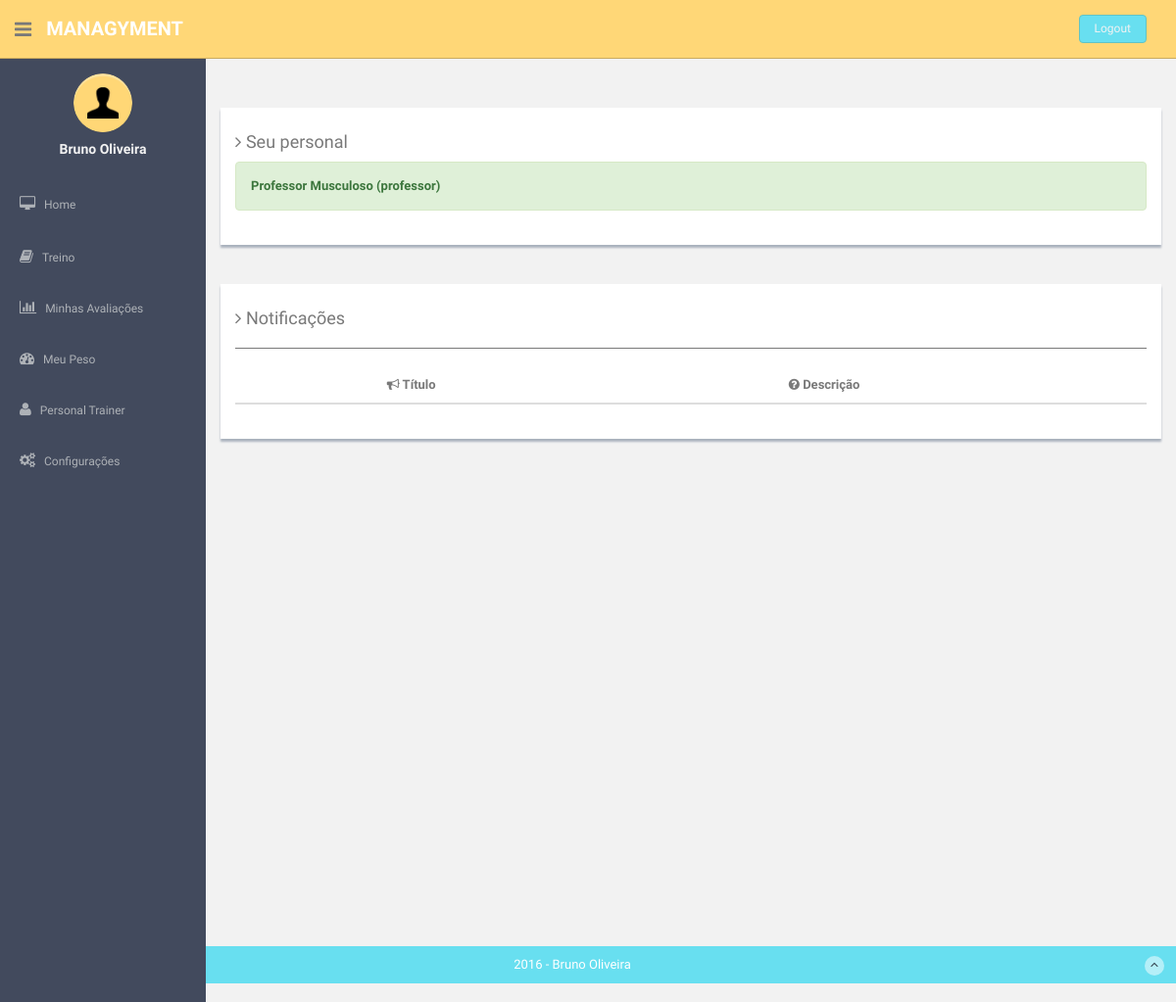
The app's page /manage_personal/ (signed in), older data.
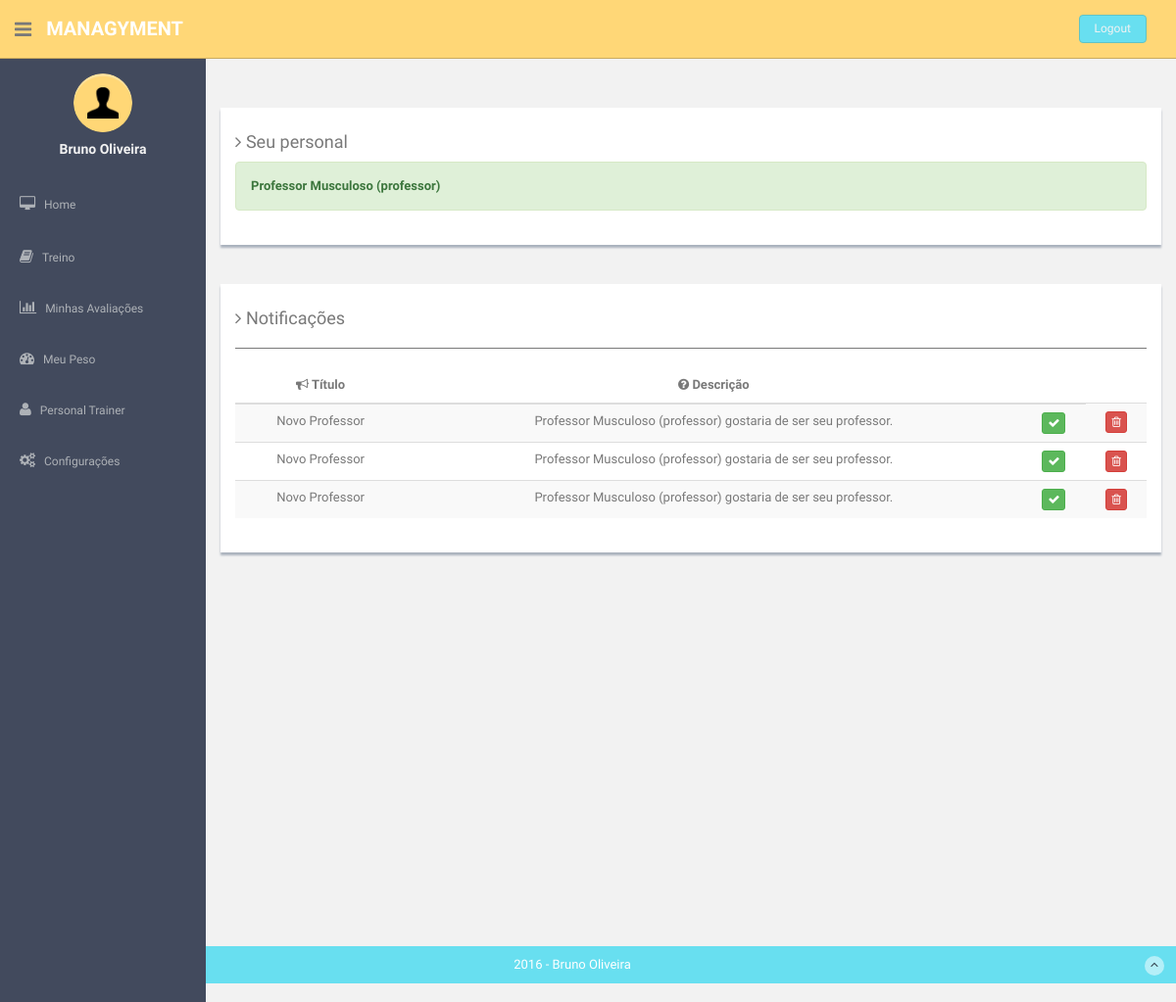
The same page, newer data.
### app/models.py (models this page shows)
class Message(models.Model):
    sbj = models.CharField(max_length=50)
    body = models.TextField(max_length = 500)
    src = models.CharField(max_length=50)

### app/views.py (the view, shortened to what this page needs)
# urls.py: url(r'^manage_personal/', views.ManagePersonal.as_view()),
class ManagePersonal(View):
    def get(self, request):
        if request.user.is_superuser:
            group = 'admin';
        else:
            try:
                group = User.objects.get(username=request.user.username).groups.all()[0].name;
            except:
                group = 'none'
        context_dict = {}
        context_dict['group'] = group
        context_dict['has_personal'] =  False
        messages = MailBox.objects.get(owner = request.user.username).messages.all()
        print messages
        context_dict['messages'] =  messages
        athlete = Athlete.objects.get(user = request.user)
        if athlete.personal is None:
            context_dict['message'] = "Você não possui um personal trainer ainda."
        else:
            context_dict['message'] = "{0} {1} ({2})".format(athlete.personal.user.first_name, athlete.personal.user.last_name, athlete.personal.user.username)
            context_dict['has_personal'] =  True
        return render(request, 'app/manage_personal.html', context_dict)
    @method_decorator(login_required)
    def dispatch(self, *args, **kwargs):
        return super(ManagePersonal, self).dispatch(*args, **kwargs)

### templates/app/manage_personal.html (shortened to what this page needs)
{% extends 'base.html' %}
{% load staticfiles %}
{% block content%}
<div class="row mt">
  <div class="col-md-12">
    <div class="showback">
      <h4><i class="fa fa-angle-right"></i> Seu personal </h4>
      {% if has_personal%}
      <div class="alert alert-success"><b>{{message}}</b></div>
      {% else %}
      <div class="alert alert-warning"><b>Desculpa</b> {{message}}</div>
      {% endif %}
    </div>
  </div>
</div>
<div class="row mt">
  <div class="col-md-12">
    <div class="showback">
      <table class="table table-striped table-advance table-hover">
        <h4><i class="fa fa-angle-right"></i> Notificações</h4>
        <hr>
        <thead>
          <tr>
            <th><i class="fa fa-bullhorn"></i> Título</th>
            <th><i class="fa fa-question-circle"></i> Descrição</th>
            <th></th>
          </tr>
        </thead>
        <tbody>
          {% for msg in messages %}
          <tr>
            <td>{{msg.sbj}}</td>
            <td>{{msg.body}}</td>
            <td>
              <form method="post" action="/manage_personal/" enctype="multipart/form-data">
                <button  name='add_personal' type='submit' value='{{msg.src}}' class="btn btn-success btn-xs"><i class="fa fa-check"></i></button>
              </form>
            </td>
            <td>
              <form method="post" action="/delete_athlete_msg/" enctype="multipart/form-data">
                <button  name='delete' type='submit' value='{{msg.id}}' class="btn btn-danger btn-xs"><i class="fa fa-trash-o "></i></button>
              </form>
            </td>
          </tr>
          {% endfor %}
        </tbody>
      </table>
</div>
</div>
</div>
</div>
{% endblock %}

### templates/base.html (shortened to what this page needs)
<!DOCTYPE html>
{% load staticfiles %}
<html lang="en">
  <head>
    <link href="{% static "css/bootstrap.css" %}" rel="stylesheet">
    <link href="{% static "font-awesome/css/font-awesome.css" %}" rel="stylesheet">
    <link href="{% static "css/zabuto_calendar.css" %}" rel="stylesheet">
    <link href="{% static "js/gritter/css/jquery.gritter.css" %}" rel="stylesheet">
    <link href="{% static "lineicons/style.css" %}" rel="stylesheet">
    <link href="{% static "css/style.css" %}" rel="stylesheet">
    <link href="{% static "css/style-responsive.css" %}" rel="stylesheet">
    <link href="{% static "css/jquery-ui.min.css" %}" rel="stylesheet">
    <link href="{% static "css/xeditable.min.css" %}" rel="stylesheet">
  </head>
  <body>
  <section id="container" >
      <header class="header black-bg">
              <div class="sidebar-toggle-box">
                  <div class="fa fa-bars tooltips" data-placement="right" data-original-title="Toggle Navigation"></div>
              </div>
            <a href="/index/" class="logo"><b>Managyment</b></a>
            {% if user.is_authenticated %}
            <div class="top-menu">
            	<ul class="nav pull-right top-menu">
                    <li><a class="logout" href="{% url 'auth_logout' %}?next=/accounts/login">Logout</a></li>
            	</ul>
            </div>
            {% endif %}
        </header>
      {% if user.is_authenticated %}
      <aside>
          <div id="sidebar"  class="nav-collapse ">
              <ul class="sidebar-menu" id="nav-accordion">
              	  <p class="centered"><a href="profile.html"><img src="{% static "img/ui-icon.png" %}" class="img-circle" width="60"></a></p>
              	  <h5 class="centered">{{ user.first_name }} {{ user.last_name }}</h5>
                  <li class="mt">
                      <a href="/index/">
                          <i class="fa fa-desktop"></i>
                          <span>Home</span>
                      </a>
                  </li>
                  {% if group == "athlete" %}
                  <li class="sub-menu">
                      <a href="/workout_plan/" >
                          <i class="fa fa-book"></i>
                          <span>Treino</span>
                      </a>
                  </li>
                  <li class="sub-menu">
                    <a href="/screenings/" >
                        <i class="fa fa-bar-chart-o"></i>
                        <span>Minhas Avaliações</span>
                    </a>
                  </li>
                  <li class="sub-menu">
                      <a href="/tracker/">
                          <i class="fa fa-tachometer"></i>
                          <span>Meu Peso</span>
                      </a>
                  </li>
                   <li class="sub-menu">
                      <a href="/manage_personal/">
                          <i class="fa fa-user"></i>
                          <span>Personal Trainer</span>
                      </a>
                  </li>
                  {% endif %}
                  {% if group != "admin" %}
                     <li class="sub-menu">
                        <a href="javascript:;" >
                            <i class="fa fa-cogs"></i>
                            <span>Configurações</span>
                        </a>
                      </li>
                  {% endif %}
              </ul>
          </div>
      </aside>
      {% endif %}
      <section id="main-content">
          <section class="wrapper site-min-height">
          	<div class="row mt">
          		<div class="col-lg-12">
          		{% block content %}
              {% endblock %}
          		</div>
		</section><! --/wrapper -->
      </section>
      <footer class="site-footer">
          <div class="text-center">
              2016 - Bruno Oliveira
              <a href="" class="go-top">
                  <i class="fa fa-angle-up"></i>
              </a>
          </div>
      </footer>
  </section>
  </body>
</html>

### static/css/style.css (style rules this page uses)
body { color: #797979; background: #f2f2f2; font-family: 'Ruda', sans-serif; padding: 0px !important; margin: 0px !important; font-size:13px; }
ul li { list-style: none; }
a, a:hover, a:focus { text-decoration: none; outline: none; }
#container { width: 100%; height: 100%; }
hr { margin-top: 20px; margin-bottom: 20px; border: 0; border-top: 1px solid #797979; }
.centered { text-align: center; }
.mt { margin-top: 25px; }
ul.top-menu > li > .logout { color: #f2f2f2; font-size: 12px; border-radius: 4px; -webkit-border-radius: 4px; border: 1px solid #64c3c2 !important; padding: 5px 15px; margin-right: 15px; background: #68dff0; margin-top: 15px; }
#sidebar { width: 210px; height: 100%; position: fixed; background: #424a5d; }
#sidebar h5 { color: #f2f2f2; font-weight: 700; }
#sidebar ul li { position: relative; }
ul.sidebar-menu , ul.sidebar-menu li ul.sub { margin: -2px 0 0; padding: 0; }
ul.sidebar-menu { margin-top: 75px; }
ul.sidebar-menu li { margin-bottom: 5px; margin-left:10px; margin-right:10px; }
ul.sidebar-menu li.sub-menu { line-height: 15px; }
ul.sidebar-menu li a span { display: inline-block; }
ul.sidebar-menu li a { color: #aeb2b7; text-decoration: none; display: block; padding: 15px 0 15px 10px; font-size: 12px; outline: none; -webkit-transition: all 0.3s ease; -moz-transition: all 0.3s ease; -o-transition: all 0.3s ease; -ms-transition: all 0.3s ease; transition: all 0.3s ease; }
ul.sidebar-menu li a i { font-size: 15px; padding-right: 6px; }
#main-content { margin-left: 210px; }
.header, .footer { min-height: 60px; padding: 0 15px; }
.header { position: fixed; left: 0; right: 0; z-index: 1002; }
.black-bg { background: #ffd777; border-bottom: 1px solid #c9aa5f; }
.wrapper { display: inline-block; margin-top: 60px; padding-left: 15px; padding-right: 15px; padding-bottom: 15px; padding-top: 0px; width: 100%; }
a.logo { font-size: 20px; color: #ffffff; float: left; margin-top: 15px; text-transform: uppercase; }
a.logo b { font-weight: 900; }
#top_menu .nav > li, ul.top-menu > li { float: left; }
ul.top-menu > li > a { color: #666666; font-size: 16px; border-radius: 4px; -webkit-border-radius: 4px; border:1px solid #666666 !important; padding: 2px 6px; margin-right: 15px; }
.sidebar-toggle-box { float: left; padding-right: 15px; margin-top: 20px; }
.sidebar-toggle-box .fa-bars { cursor: pointer; display: inline-block; font-size: 20px; }
.showback { background: #ffffff; padding: 15px; margin-bottom: 15px; box-shadow: 0px 3px 2px #aab2bd; }
.site-footer { background: #68dff0; color: #fff; padding: 10px 0; }
.go-top { margin-right: 1%; float: right; background: rgba(255,255,255,.5); width: 20px; height: 20px; border-radius: 50%; -webkit-border-radius: 50%; }
.go-top i { color: #2A3542; }
.site-min-height { min-height: 900px; }
.table td { text-align: center; }
.table th { text-align: center; }

Row changes from the older to the newer data that the page shows:
added Message: sbj "Novo Professor", body "Professor Musculoso (professor) gostaria de ser seu professor.", {{ msg.id }} 24 (drawn)
added Message: sbj "Novo Professor", body "Professor Musculoso (professor) gostaria de ser seu professor.", {{ msg.id }} 25 (drawn)
added Message: sbj "Novo Professor", body "Professor Musculoso (professor) gostaria de ser seu professor.", {{ msg.id }} 26 (drawn)
